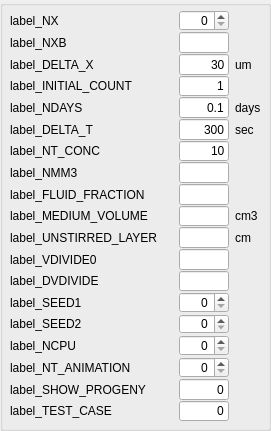
           <widget class="QGroupBox" name="groupBox_run1">
            <property name="geometry">
             <rect>
              <x>10</x>
              <y>20</y>
              <width>271</width>
              <height>431</height>
             </rect>
            </property>
            <property name="title">
             <string/>
            </property>
            <widget class="QWidget" name="layoutWidget">
             <property name="geometry">
              <rect>
               <x>10</x>
               <y>10</y>
               <width>251</width>
               <height>411</height>
              </rect>
             </property>
             <layout class="QGridLayout" name="gridLayout_4">
              <property name="verticalSpacing">
               <number>1</number>
              </property>
              <item row="0" column="0">
               <widget class="QMyLabel" name="label_NX">
                <property name="text">
                 <string>label_NX</string>
                </property>
                <property name="wordWrap">
                 <bool>false</bool>
                </property>
               </widget>
              </item>
              <item row="0" column="1">
               <spacer name="horizontalSpacer_12">
                <property name="orientation">
                 <enum>Qt::Horizontal</enum>
                </property>
                <property name="sizeHint" stdset="0">
                 <size>
                  <width>40</width>
                  <height>13</height>
                 </size>
                </property>
               </spacer>
              </item>
              <item row="0" column="2">
               <widget class="QSpinBox" name="spin_NX">
                <property name="maximumSize">
                 <size>
                  <width>50</width>
                  <height>16777215</height>
                 </size>
                </property>
                <property name="alignment">
                 <set>Qt::AlignRight|Qt::AlignTrailing|Qt::AlignVCenter</set>
                </property>
                <property name="maximum">
                 <number>999999999</number>
                </property>
               </widget>
              </item>
              <item row="3" column="1">
               <spacer name="horizontalSpacer_13">
                <property name="orientation">
                 <enum>Qt::Horizontal</enum>
                </property>
                <property name="sizeHint" stdset="0">
                 <size>
                  <width>40</width>
                  <height>13</height>
                 </size>
                </property>
               </spacer>
              </item>
              <item row="4" column="0">
               <widget class="QMyLabel" name="label_NDAYS">
                <property name="mouseTracking">
                 <bool>false</bool>
                </property>
                <property name="toolTip">
                 <string/>
                </property>
                <property name="text">
                 <string>label_NDAYS</string>
                </property>
                <property name="wordWrap">
                 <bool>false</bool>
                </property>
               </widget>
              </item>
              <item row="4" column="1">
               <spacer name="horizontalSpacer_29">
                <property name="orientation">
                 <enum>Qt::Horizontal</enum>
                </property>
                <property name="sizeHint" stdset="0">
                 <size>
                  <width>40</width>
                  <height>13</height>
                 </size>
                </property>
               </spacer>
              </item>
              <item row="17" column="0">
               <widget class="QMyLabel" name="label_SEED1">
                <property name="mouseTracking">
                 <bool>false</bool>
                </property>
                <property name="toolTip">
                 <string>seed vector for RNGs</string>
                </property>
                <property name="text">
                 <string>label_SEED1</string>
                </property>
                <property name="wordWrap">
                 <bool>false</bool>
                </property>
               </widget>
              </item>
              <item row="17" column="1">
               <spacer name="horizontalSpacer_30">
                <property name="orientation">
                 <enum>Qt::Horizontal</enum>
                </property>
                <property name="sizeHint" stdset="0">
                 <size>
                  <width>40</width>
                  <height>13</height>
                 </size>
                </property>
               </spacer>
              </item>
              <item row="17" column="2">
               <widget class="QSpinBox" name="spin_SEED1">
                <property name="maximumSize">
                 <size>
                  <width>50</width>
                  <height>16777215</height>
                 </size>
                </property>
                <property name="alignment">
                 <set>Qt::AlignRight|Qt::AlignTrailing|Qt::AlignVCenter</set>
                </property>
                <property name="maximum">
                 <number>999999999</number>
                </property>
               </widget>
              </item>
              <item row="18" column="0">
               <widget class="QMyLabel" name="label_SEED2">
                <property name="mouseTracking">
                 <bool>false</bool>
                </property>
                <property name="toolTip">
                 <string>seed vector for RNGs</string>
                </property>
                <property name="text">
                 <string>label_SEED2</string>
                </property>
                <property name="wordWrap">
                 <bool>false</bool>
                </property>
               </widget>
              </item>
              <item row="18" column="1">
               <spacer name="horizontalSpacer_31">
                <property name="orientation">
                 <enum>Qt::Horizontal</enum>
                </property>
                <property name="sizeHint" stdset="0">
                 <size>
                  <width>40</width>
                  <height>13</height>
                 </size>
                </property>
               </spacer>
              </item>
              <item row="18" column="2">
               <widget class="QSpinBox" name="spin_SEED2">
                <property name="maximumSize">
                 <size>
                  <width>50</width>
                  <height>16777215</height>
                 </size>
                </property>
                <property name="alignment">
                 <set>Qt::AlignRight|Qt::AlignTrailing|Qt::AlignVCenter</set>
                </property>
                <property name="maximum">
                 <number>999999999</number>
                </property>
               </widget>
              </item>
              <item row="4" column="2">
               <widget class="QLineEdit" name="line_NDAYS">
                <property name="maximumSize">
                 <size>
                  <width>50</width>
                  <height>16777215</height>
                 </size>
                </property>
                <property name="text">
                 <string>0.1</string>
                </property>
                <property name="alignment">
                 <set>Qt::AlignRight|Qt::AlignTrailing|Qt::AlignVCenter</set>
                </property>
               </widget>
              </item>
              <item row="20" column="0">
               <widget class="QMyLabel" name="label_NT_ANIMATION">
                <property name="toolTip">
                 <string>animation update interval</string>
                </property>
                <property name="text">
                 <string>label_NT_ANIMATION</string>
                </property>
               </widget>
              </item>
              <item row="20" column="1">
               <spacer name="horizontalSpacer_32">
                <property name="orientation">
                 <enum>Qt::Horizontal</enum>
                </property>
                <property name="sizeHint" stdset="0">
                 <size>
                  <width>40</width>
                  <height>13</height>
                 </size>
                </property>
               </spacer>
              </item>
              <item row="20" column="2">
               <widget class="QSpinBox" name="spin_NT_ANIMATION">
                <property name="maximumSize">
                 <size>
                  <width>50</width>
                  <height>16777215</height>
                 </size>
                </property>
                <property name="alignment">
                 <set>Qt::AlignRight|Qt::AlignTrailing|Qt::AlignVCenter</set>
                </property>
                <property name="maximum">
                 <number>999999999</number>
                </property>
               </widget>
              </item>
              <item row="4" column="3">
               <widget class="QLabel" name="units_NDAYS">
                <property name="text">
                 <string>days</string>
                </property>
               </widget>
              </item>
              <item row="19" column="0">
               <widget class="QMyLabel" name="label_NCPU">
                <property name="toolTip">
                 <string>animation update interval</string>
                </property>
                <property name="text">
                 <string>label_NCPU</string>
                </property>
               </widget>
              </item>
              <item row="19" column="1">
               <spacer name="horizontalSpacer_34">
                <property name="orientation">
                 <enum>Qt::Horizontal</enum>
                </property>
                <property name="sizeHint" stdset="0">
                 <size>
                  <width>40</width>
                  <height>13</height>
                 </size>
                </property>
               </spacer>
              </item>
              <item row="19" column="2">
               <widget class="QSpinBox" name="spin_NCPU">
                <property name="maximumSize">
                 <size>
                  <width>50</width>
                  <height>16777215</height>
                 </size>
                </property>
                <property name="alignment">
                 <set>Qt::AlignRight|Qt::AlignTrailing|Qt::AlignVCenter</set>
                </property>
                <property name="maximum">
                 <number>999999999</number>
                </property>
               </widget>
              </item>
              <item row="22" column="2">
               <widget class="QLineEdit" name="line_TEST_CASE">
                <property name="maximumSize">
                 <size>
                  <width>50</width>
                  <height>16777215</height>
                 </size>
                </property>
                <property name="text">
                 <string>0</string>
                </property>
                <property name="alignment">
                 <set>Qt::AlignRight|Qt::AlignTrailing|Qt::AlignVCenter</set>
                </property>
               </widget>
              </item>
              <item row="22" column="0">
               <widget class="QMyLabel" name="label_TEST_CASE">
                <property name="text">
                 <string>label_TEST_CASE</string>
                </property>
               </widget>
              </item>
              <item row="22" column="1">
               <spacer name="horizontalSpacer_33">
                <property name="orientation">
                 <enum>Qt::Horizontal</enum>
                </property>
                <property name="sizeHint" stdset="0">
                 <size>
                  <width>40</width>
                  <height>13</height>
                 </size>
                </property>
               </spacer>
              </item>
              <item row="3" column="0">
               <widget class="QMyLabel" name="label_INITIAL_COUNT">
                <property name="text">
                 <string>label_INITIAL_COUNT</string>
                </property>
               </widget>
              </item>
              <item row="3" column="2">
               <widget class="QLineEdit" name="line_INITIAL_COUNT">
                <property name="maximumSize">
                 <size>
                  <width>50</width>
                  <height>16777215</height>
                 </size>
                </property>
                <property name="text">
                 <string>1</string>
                </property>
                <property name="alignment">
                 <set>Qt::AlignRight|Qt::AlignTrailing|Qt::AlignVCenter</set>
                </property>
               </widget>
              </item>
              <item row="5" column="0">
               <widget class="QMyLabel" name="label_DELTA_T">
                <property name="text">
                 <string>label_DELTA_T</string>
                </property>
               </widget>
              </item>
              <item row="5" column="1">
               <spacer name="horizontalSpacer_35">
                <property name="orientation">
                 <enum>Qt::Horizontal</enum>
                </property>
                <property name="sizeHint" stdset="0">
                 <size>
                  <width>40</width>
                  <height>13</height>
                 </size>
                </property>
               </spacer>
              </item>
              <item row="5" column="2">
               <widget class="QLineEdit" name="line_DELTA_T">
                <property name="maximumSize">
                 <size>
                  <width>50</width>
                  <height>16777215</height>
                 </size>
                </property>
                <property name="text">
                 <string>300</string>
                </property>
                <property name="alignment">
                 <set>Qt::AlignRight|Qt::AlignTrailing|Qt::AlignVCenter</set>
                </property>
               </widget>
              </item>
              <item row="6" column="0">
               <widget class="QMyLabel" name="label_NT_CONC">
                <property name="text">
                 <string>label_NT_CONC</string>
                </property>
               </widget>
              </item>
              <item row="6" column="1">
               <spacer name="horizontalSpacer_36">
                <property name="orientation">
                 <enum>Qt::Horizontal</enum>
                </property>
                <property name="sizeHint" stdset="0">
                 <size>
                  <width>13</width>
                  <height>28</height>
                 </size>
                </property>
               </spacer>
              </item>
              <item row="6" column="2">
               <widget class="QLineEdit" name="line_NT_CONC">
                <property name="maximumSize">
                 <size>
                  <width>50</width>
                  <height>16777215</height>
                 </size>
                </property>
                <property name="text">
                 <string>10</string>
                </property>
                <property name="alignment">
                 <set>Qt::AlignRight|Qt::AlignTrailing|Qt::AlignVCenter</set>
                </property>
               </widget>
              </item>
              <item row="7" column="0">
               <widget class="QMyLabel" name="label_NMM3">
                <property name="text">
                 <string>label_NMM3</string>
                </property>
               </widget>
              </item>
              <item row="7" column="1">
               <spacer name="horizontalSpacer_37">
                <property name="orientation">
                 <enum>Qt::Horizontal</enum>
                </property>
                <property name="sizeHint" stdset="0">
                 <size>
                  <width>40</width>
                  <height>13</height>
                 </size>
                </property>
               </spacer>
              </item>
              <item row="7" column="2">
               <widget class="QLineEdit" name="line_NMM3">
                <property name="maximumSize">
                 <size>
                  <width>50</width>
                  <height>16777215</height>
                 </size>
                </property>
                <property name="alignment">
                 <set>Qt::AlignRight|Qt::AlignTrailing|Qt::AlignVCenter</set>
                </property>
               </widget>
              </item>
              <item row="8" column="0">
               <widget class="QMyLabel" name="label_FLUID_FRACTION">
                <property name="text">
                 <string>label_FLUID_FRACTION</string>
                </property>
               </widget>
              </item>
              <item row="8" column="1">
               <spacer name="horizontalSpacer_38">
                <property name="orientation">
                 <enum>Qt::Horizontal</enum>
                </property>
                <property name="sizeHint" stdset="0">
                 <size>
                  <width>40</width>
                  <height>13</height>
                 </size>
                </property>
               </spacer>
              </item>
              <item row="8" column="2">
               <widget class="QLineEdit" name="line_FLUID_FRACTION">
                <property name="maximumSize">
                 <size>
                  <width>50</width>
                  <height>16777215</height>
                 </size>
                </property>
                <property name="alignment">
                 <set>Qt::AlignRight|Qt::AlignTrailing|Qt::AlignVCenter</set>
                </property>
               </widget>
              </item>
              <item row="11" column="0">
               <widget class="QMyLabel" name="label_VDIVIDE0">
                <property name="text">
                 <string>label_VDIVIDE0</string>
                </property>
               </widget>
              </item>
              <item row="11" column="1">
               <spacer name="horizontalSpacer_39">
                <property name="orientation">
                 <enum>Qt::Horizontal</enum>
                </property>
                <property name="sizeHint" stdset="0">
                 <size>
                  <width>40</width>
                  <height>13</height>
                 </size>
                </property>
               </spacer>
              </item>
              <item row="11" column="2">
               <widget class="QLineEdit" name="line_VDIVIDE0">
                <property name="maximumSize">
                 <size>
                  <width>50</width>
                  <height>16777215</height>
                 </size>
                </property>
                <property name="alignment">
                 <set>Qt::AlignRight|Qt::AlignTrailing|Qt::AlignVCenter</set>
                </property>
               </widget>
              </item>
              <item row="12" column="0">
               <widget class="QMyLabel" name="label_DVDIVIDE">
                <property name="text">
                 <string>label_DVDIVIDE</string>
                </property>
               </widget>
              </item>
              <item row="12" column="1">
               <spacer name="horizontalSpacer_40">
                <property name="orientation">
                 <enum>Qt::Horizontal</enum>
                </property>
                <property name="sizeHint" stdset="0">
                 <size>
                  <width>40</width>
                  <height>13</height>
                 </size>
                </property>
               </spacer>
              </item>
              <item row="12" column="2">
               <widget class="QLineEdit" name="line_DVDIVIDE">
                <property name="maximumSize">
                 <size>
                  <width>50</width>
                  <height>16777215</height>
                 </size>
                </property>
                <property name="alignment">
                 <set>Qt::AlignRight|Qt::AlignTrailing|Qt::AlignVCenter</set>
                </property>
               </widget>
              </item>
              <item row="5" column="3">
               <widget class="QLabel" name="units_DELTA_T">
                <property name="text">
                 <string>sec</string>
                </property>
               </widget>
              </item>
              <item row="9" column="1">
               <spacer name="horizontalSpacer_43">
                <property name="orientation">
                 <enum>Qt::Horizontal</enum>
                </property>
                <property name="sizeHint" stdset="0">
                 <size>
                  <width>40</width>
                  <height>13</height>
                 </size>
                </property>
               </spacer>
              </item>
              <item row="9" column="0">
               <widget class="QMyLabel" name="label_MEDIUM_VOLUME">
                <property name="text">
                 <string>label_MEDIUM_VOLUME</string>
                </property>
               </widget>
              </item>
              <item row="9" column="2">
               <widget class="QLineEdit" name="line_MEDIUM_VOLUME">
                <property name="maximumSize">
                 <size>
                  <width>50</width>
                  <height>16777215</height>
                 </size>
                </property>
                <property name="alignment">
                 <set>Qt::AlignRight|Qt::AlignTrailing|Qt::AlignVCenter</set>
                </property>
               </widget>
              </item>
              <item row="9" column="3">
               <widget class="QLabel" name="units_MEDIUM_VOLUME">
                <property name="text">
                 <string>cm3</string>
                </property>
               </widget>
              </item>
              <item row="21" column="0">
               <widget class="QMyLabel" name="label_SHOW_PROGENY">
                <property name="text">
                 <string>label_SHOW_PROGENY</string>
                </property>
               </widget>
              </item>
              <item row="21" column="1">
               <spacer name="horizontalSpacer_46">
                <property name="orientation">
                 <enum>Qt::Horizontal</enum>
                </property>
                <property name="sizeHint" stdset="0">
                 <size>
                  <width>40</width>
                  <height>13</height>
                 </size>
                </property>
               </spacer>
              </item>
              <item row="21" column="2">
               <widget class="QLineEdit" name="line_SHOW_PROGENY">
                <property name="maximumSize">
                 <size>
                  <width>50</width>
                  <height>16777215</height>
                 </size>
                </property>
                <property name="text">
                 <string>0</string>
                </property>
                <property name="alignment">
                 <set>Qt::AlignRight|Qt::AlignTrailing|Qt::AlignVCenter</set>
                </property>
               </widget>
              </item>
              <item row="10" column="0">
               <widget class="QMyLabel" name="label_UNSTIRRED_LAYER">
                <property name="text">
                 <string>label_UNSTIRRED_LAYER</string>
                </property>
               </widget>
              </item>
              <item row="10" column="1">
               <spacer name="horizontalSpacer_47">
                <property name="orientation">
                 <enum>Qt::Horizontal</enum>
                </property>
                <property name="sizeHint" stdset="0">
                 <size>
                  <width>40</width>
                  <height>13</height>
                 </size>
                </property>
               </spacer>
              </item>
              <item row="10" column="2">
               <widget class="QLineEdit" name="line_UNSTIRRED_LAYER">
                <property name="maximumSize">
                 <size>
                  <width>50</width>
                  <height>16777215</height>
                 </size>
                </property>
                <property name="alignment">
                 <set>Qt::AlignRight|Qt::AlignTrailing|Qt::AlignVCenter</set>
                </property>
               </widget>
              </item>
              <item row="10" column="3">
               <widget class="QLabel" name="units_layer">
                <property name="text">
                 <string>cm</string>
                </property>
               </widget>
              </item>
              <item row="2" column="0">
               <widget class="QMyLabel" name="label_DELTA_X">
                <property name="text">
                 <string>label_DELTA_X</string>
                </property>
               </widget>
              </item>
              <item row="2" column="1">
               <spacer name="horizontalSpacer_14">
                <property name="orientation">
                 <enum>Qt::Horizontal</enum>
                </property>
                <property name="sizeHint" stdset="0">
                 <size>
                  <width>40</width>
                  <height>13</height>
                 </size>
                </property>
               </spacer>
              </item>
              <item row="2" column="2">
               <widget class="QLineEdit" name="line_DELTA_X">
                <property name="maximumSize">
                 <size>
                  <width>50</width>
                  <height>16777215</height>
                 </size>
                </property>
                <property name="text">
                 <string>30</string>
                </property>
                <property name="alignment">
                 <set>Qt::AlignRight|Qt::AlignTrailing|Qt::AlignVCenter</set>
                </property>
               </widget>
              </item>
              <item row="2" column="3">
               <widget class="QLabel" name="units_DELTA_X">
                <property name="text">
                 <string>um</string>
                </property>
               </widget>
              </item>
              <item row="1" column="0">
               <widget class="QMyLabel" name="label_NXB">
                <property name="text">
                 <string>label_NXB</string>
                </property>
                <property name="wordWrap">
                 <bool>false</bool>
                </property>
               </widget>
              </item>
              <item row="1" column="1">
               <spacer name="horizontalSpacer_15">
                <property name="orientation">
                 <enum>Qt::Horizontal</enum>
                </property>
                <property name="sizeHint" stdset="0">
                 <size>
                  <width>40</width>
                  <height>13</height>
                 </size>
                </property>
               </spacer>
              </item>
              <item row="1" column="2">
               <widget class="QLineEdit" name="line_NXB">
                <property name="maximumSize">
                 <size>
                  <width>50</width>
                  <height>16777215</height>
                 </size>
                </property>
               </widget>
              </item>
             </layout>
            </widget>
           </widget>
